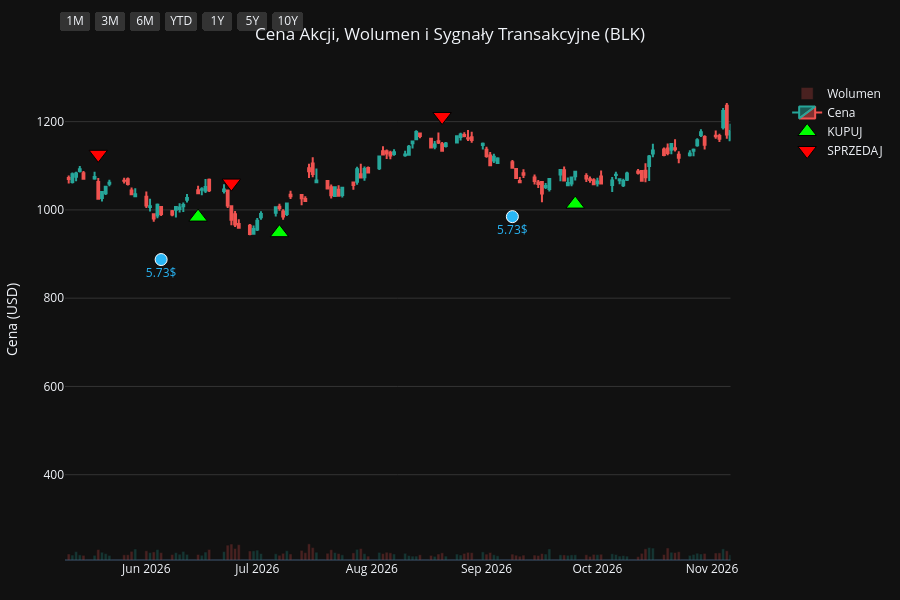
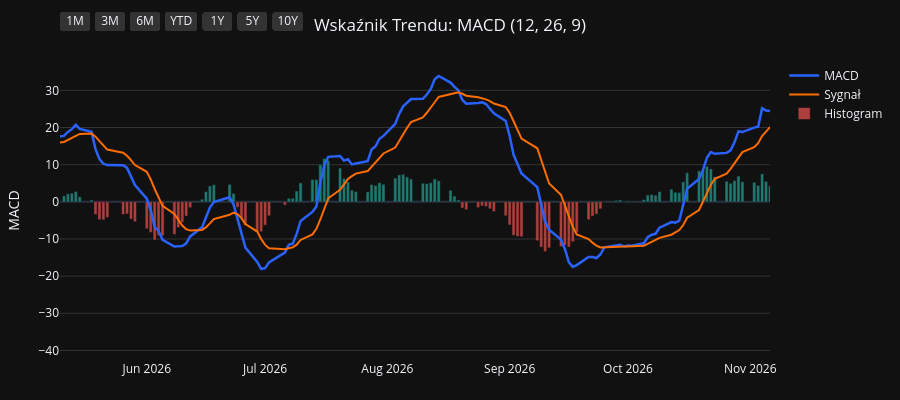
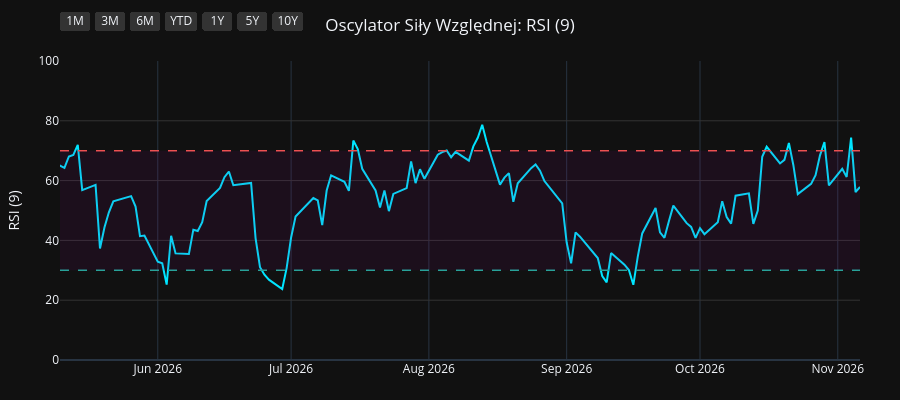
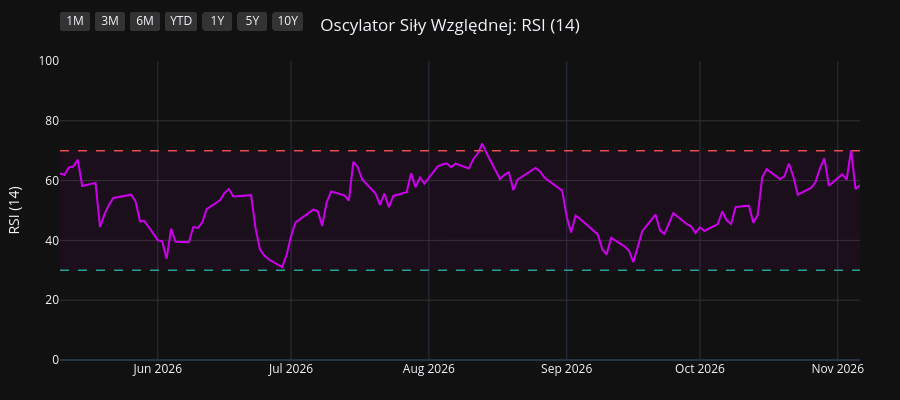

Notebook cell for these charts, in order:
### Code cell
import os
import yfinance as yf
import pandas as pd
import pandas_ta as ta
import plotly.graph_objects as go
from plotly.subplots import make_subplots

# 1. Pobranie i przygotowanie danych
symbol = os.environ.get("STOCK_TICKER", "").strip().upper()
if not symbol:
    raise RuntimeError("Set STOCK_TICKER before running price_extractor.ipynb")
df = yf.Ticker(symbol).history(period="10y")
df.index = df.index.tz_localize(None)

# Wskaźniki i sygnały
df.ta.macd(fast=12, slow=26, signal=9, append=True)
df.ta.rsi(length=9, append=True)
df.ta.rsi(length=14, append=True)
df.ta.rsi(length=21, append=True)
df.dropna(inplace=True)

macd = df['MACD_12_26_9']
signal = df['MACDs_12_26_9']
wczorajszy_macd = macd.shift(1)
wczorajszy_signal = signal.shift(1)

df['Decyzja'] = 'BRAK'
df.loc[(macd > signal) & (wczorajszy_macd <= wczorajszy_signal), 'Decyzja'] = 'KUPUJ'
df.loc[(macd < signal) & (wczorajszy_macd >= wczorajszy_signal), 'Decyzja'] = 'SPRZEDAJ'

df_kupuj = df[df['Decyzja'] == 'KUPUJ']
df_sprzedaj = df[df['Decyzja'] == 'SPRZEDAJ']
df_dywidendy = df[df['Dividends'] > 0]
df_splity = df[df['Stock Splits'] > 0]

# Wspólna konfiguracja osi X
konfiguracja_osi_x = dict(
    type="date",
    showspikes=True, spikemode="across", spikesnap="cursor", spikedash="dot", spikecolor="#ffffff", spikethickness=1, hoverformat="%Y-%m-%d",
    rangeselector=dict(
        buttons=list([
            dict(count=1, label="1M", step="month", stepmode="backward"),
            dict(count=3, label="3M", step="month", stepmode="backward"),
            dict(count=6, label="6M", step="month", stepmode="backward"),
            dict(count=1, label="YTD", step="year", stepmode="todate"),
            dict(count=1, label="1Y", step="year", stepmode="backward"),
            dict(count=5, label="5Y", step="year", stepmode="backward"),
            dict(step="all", label="10Y")
        ]),
        bgcolor="#333333", activecolor="#2962ff", x=0, y=1.1
    )
)

# ==========================================
# WYKRES 1: CENA + WOLUMEN + SYGNAŁY
# ==========================================
fig1 = make_subplots(specs=[[{"secondary_y": True}]])

kolory_wolumenu = ['#26a69a' if row['Close'] >= row['Open'] else '#ef5350' for index, row in df.iterrows()]
fig1.add_trace(go.Bar(x=df.index, y=df['Volume'], marker_color=kolory_wolumenu, opacity=0.25, name='Wolumen'), secondary_y=True)
fig1.add_trace(go.Candlestick(x=df.index, open=df['Open'], high=df['High'], low=df['Low'], close=df['Close'], name='Cena', increasing_line_color='#26a69a', decreasing_line_color='#ef5350'), secondary_y=False)
fig1.add_trace(go.Scatter(x=df_kupuj.index, y=df_kupuj['Low'] * 0.95, customdata=df_kupuj[['Low', 'High']], mode='markers', marker=dict(symbol='triangle-up', size=16, color='#00ff00', line=dict(width=1, color='black')), name='KUPUJ', hovertemplate='KUPUJ<br>Najniższa: %{customdata[0]:.2f}<br>Najwyższa: %{customdata[1]:.2f}<extra></extra>'), secondary_y=False)
fig1.add_trace(go.Scatter(x=df_sprzedaj.index, y=df_sprzedaj['High'] * 1.05, customdata=df_sprzedaj[['Low', 'High']], mode='markers', marker=dict(symbol='triangle-down', size=16, color='#ff0000', line=dict(width=1, color='black')), name='SPRZEDAJ', hovertemplate='SPRZEDAJ<br>Najniższa: %{customdata[0]:.2f}<br>Najwyższa: %{customdata[1]:.2f}<extra></extra>'), secondary_y=False)

if not df_dywidendy.empty:
    fig1.add_trace(go.Scatter(x=df_dywidendy.index, y=df_dywidendy['Low'] * 0.90, mode='markers+text', marker=dict(symbol='circle', size=12, color='#29b6f6', line=dict(width=1, color='white')), text=df_dywidendy['Dividends'].apply(lambda x: f"{x}$"), textposition="bottom center", name='Dywidenda', showlegend=False, hovertemplate='Dywidenda: %{text}<extra></extra>', textfont=dict(color="#29b6f6")), secondary_y=False)
if not df_splity.empty:
                    fig1.add_trace(go.Scatter(x=df_splity.index, y=df_splity['High'], mode='markers+text', marker=dict(symbol='star', size=16, color='#ffee58', line=dict(width=1, color='black')), text=df_splity['Stock Splits'].apply(lambda x: f"{x:g}:1" if x >= 1 else f"1:{1 / x:g}"), textposition="top center", name='Split', hovertemplate='%{text}<extra></extra>', textfont=dict(color="#ffee58")), secondary_y=False)

fig1.update_layout(title=dict(text=f"Cena Akcji, Wolumen i Sygnały Transakcyjne ({symbol})", x=0.5, xanchor='center'), dragmode='pan', xaxis_rangeslider_visible=False, template='plotly_dark', height=600, hovermode='x unified', margin=dict(l=60, r=40, t=60, b=40))
fig1.update_xaxes(**konfiguracja_osi_x)
fig1.update_xaxes(range=[df.index.max() - pd.Timedelta(days=180), df.index.max()])
fig1.update_yaxes(title_text="Cena (USD)", secondary_y=False, gridcolor='#333333')
fig1.update_yaxes(range=[0, df['Volume'].max() * 4], showgrid=False, showticklabels=False, secondary_y=True)
fig1.show(config={'scrollZoom': True})

# ==========================================
# WYKRES 2: WSKAŹNIK MACD
# ==========================================
fig2 = go.Figure()
fig2.add_trace(go.Scatter(x=df.index, y=df['MACD_12_26_9'], line=dict(color='#2962ff', width=2.5), name='MACD'))
fig2.add_trace(go.Scatter(x=df.index, y=df['MACDs_12_26_9'], line=dict(color='#ff6d00', width=2), name='Sygnał'))
kolory_macd = ['#26a69a' if val >= 0 else '#ef5350' for val in df['MACDh_12_26_9']]
fig2.add_trace(go.Bar(x=df.index, y=df['MACDh_12_26_9'], marker_color=kolory_macd, name='Histogram', opacity=0.7))
fig2.update_layout(title=dict(text="Wskaźnik Trendu: MACD (12, 26, 9)", x=0.5, xanchor='center'), dragmode='pan', xaxis_rangeslider_visible=False, template='plotly_dark', height=400, hovermode='x unified', margin=dict(l=60, r=40, t=60, b=40))
fig2.update_xaxes(**konfiguracja_osi_x)
fig2.update_xaxes(range=[df.index.max() - pd.Timedelta(days=180), df.index.max()])
fig2.update_yaxes(title_text="MACD", gridcolor='#333333')
fig2.show(config={'scrollZoom': True})

# ==========================================
# WYKRES 3: OSCYLATOR RSI (9)
# ==========================================
fig3 = go.Figure()
fig3.add_trace(go.Scatter(x=df.index, y=df['RSI_9'], line=dict(color='#00e5ff', width=2), name='RSI (9)'))
fig3.add_hline(y=70, line_dash="dash", line_color="#ef5350", line_width=1.5)
fig3.add_hline(y=30, line_dash="dash", line_color="#26a69a", line_width=1.5)
fig3.add_hrect(y0=30, y1=70, line_width=0, fillcolor="purple", opacity=0.1)
fig3.update_layout(title=dict(text="Oscylator Siły Względnej: RSI (9)", x=0.5, xanchor='center'), dragmode='pan', xaxis_rangeslider_visible=False, template='plotly_dark', height=400, hovermode='x unified', margin=dict(l=60, r=40, t=60, b=40))
fig3.update_xaxes(**konfiguracja_osi_x)
fig3.update_xaxes(range=[df.index.max() - pd.Timedelta(days=180), df.index.max()])
fig3.update_yaxes(title_text="RSI (9)", range=[0, 100], gridcolor='#333333')
fig3.show(config={'scrollZoom': True})

# ==========================================
# WYKRES 4: OSCYLATOR RSI (14)
# ==========================================
fig4 = go.Figure()
fig4.add_trace(go.Scatter(x=df.index, y=df['RSI_14'], line=dict(color='#d500f9', width=2), name='RSI (14)'))
fig4.add_hline(y=70, line_dash="dash", line_color="#ef5350", line_width=1.5)
fig4.add_hline(y=30, line_dash="dash", line_color="#26a69a", line_width=1.5)
fig4.add_hrect(y0=30, y1=70, line_width=0, fillcolor="purple", opacity=0.1)
fig4.update_layout(title=dict(text="Oscylator Siły Względnej: RSI (14)", x=0.5, xanchor='center'), dragmode='pan', xaxis_rangeslider_visible=False, template='plotly_dark', height=400, hovermode='x unified', margin=dict(l=60, r=40, t=60, b=40))
fig4.update_xaxes(**konfiguracja_osi_x)
fig4.update_xaxes(range=[df.index.max() - pd.Timedelta(days=180), df.index.max()])
fig4.update_yaxes(title_text="RSI (14)", range=[0, 100], gridcolor='#333333')
fig4.show(config={'scrollZoom': True})

# ==========================================
# WYKRES 5: OSCYLATOR RSI (21)
# ==========================================
fig5 = go.Figure()
fig5.add_trace(go.Scatter(x=df.index, y=df['RSI_21'], line=dict(color='#64dd17', width=2), name='RSI (21)'))
fig5.add_hline(y=70, line_dash="dash", line_color="#ef5350", line_width=1.5)
fig5.add_hline(y=30, line_dash="dash", line_color="#26a69a", line_width=1.5)
fig5.add_hrect(y0=30, y1=70, line_width=0, fillcolor="purple", opacity=0.1)
fig5.update_layout(title=dict(text="Oscylator Siły Względnej: RSI (21)", x=0.5, xanchor='center'), dragmode='pan', xaxis_rangeslider_visible=False, template='plotly_dark', height=400, hovermode='x unified', margin=dict(l=60, r=40, t=60, b=40))
fig5.update_xaxes(**konfiguracja_osi_x)
fig5.update_xaxes(range=[df.index.max() - pd.Timedelta(days=180), df.index.max()])
fig5.update_yaxes(title_text="RSI (21)", range=[0, 100], gridcolor='#333333')
fig5.show(config={'scrollZoom': True})

### Figure 1 — Plotly figure (JSON) as saved in the notebook; plotly's stock layout.template omitted (floating-point values rounded to 4 significant figures; data arrays with more than 128 entries replaced by an {"elided": "..."} marker saying what was removed)
{"data": [{"marker": {"color": {"elided": "2481 str values"}}, "name": "Wolumen", "opacity": 0.25, "type": "bar", "x": {"elided": "2481 str values"}, "xaxis": "x", "y": {"elided": "2481 int values"}, "yaxis": "y2"}, {"close": {"elided": "2481 float values"}, "decreasing": {"line": {"color": "#ef5350"}}, "high": {"elided": "2481 float values"}, "increasing": {"line": {"color": "#26a69a"}}, "low": {"elided": "2481 float values"}, "name": "Cena", "open": {"elided": "2481 float values"}, "type": "candlestick", "x": {"elided": "2481 str values"}, "xaxis": "x", "yaxis": "y"}, {"customdata": {"elided": "98x2 float values"}, "hovertemplate": "KUPUJ<br>Najniższa: %{customdata[0]:.2f}<br>Najwyższa: %{customdata[1]:.2f}<extra></extra>", "marker": {"color": "#00ff00", "line": {"color": "black", "width": 1}, "size": 16, "symbol": "triangle-up"}, "mode": "markers", "name": "KUPUJ", "type": "scatter", "x": ["2017-01-25T00:00:00", "2017-02-10T00:00:00", "2017-03-31T00:00:00", "2017-04-24T00:00:00", "2017-05-15T00:00:00", "2017-07-13T00:00:00", "2017-09-01T00:00:00", "2017-09-08T00:00:00", "2017-11-24T00:00:00", "2017-12-18T00:00:00", "2018-01-09T00:00:00", "2018-02-23T00:00:00", "2018-03-05T00:00:00", "2018-04-27T00:00:00", "2018-05-04T00:00:00", "2018-06-06T00:00:00", "2018-07-12T00:00:00", "2018-08-22T00:00:00", "2018-10-02T00:00:00", "2018-10-31T00:00:00", "2018-12-28T00:00:00", "2019-02-12T00:00:00", "2019-04-02T00:00:00", "2019-06-06T00:00:00", "2019-08-29T00:00:00", "2019-10-15T00:00:00", "2019-12-16T00:00:00", "2020-01-10T00:00:00", "2020-01-30T00:00:00", "2020-02-06T00:00:00", "2020-03-26T00:00:00", "2020-05-07T00:00:00", "2020-05-18T00:00:00", "2020-07-15T00:00:00", "2020-08-13T00:00:00", "2020-08-17T00:00:00", "2020-08-28T00:00:00", "2020-09-02T00:00:00", "2020-09-29T00:00:00", "2020-11-05T00:00:00", "2021-01-06T00:00:00", "2021-03-09T00:00:00", "2021-05-05T00:00:00", "2021-05-26T00:00:00", "2021-07-02T00:00:00", "2021-08-04T00:00:00", "2021-10-13T00:00:00", "2021-12-13T00:00:00", "2021-12-16T00:00:00", "2021-12-27T00:00:00", "2022-02-01T00:00:00", "2022-03-03T00:00:00", "2022-03-14T00:00:00", "2022-05-17T00:00:00", "2022-06-24T00:00:00", "2022-07-19T00:00:00", "2022-10-14T00:00:00", "2023-01-04T00:00:00", "2023-01-06T00:00:00", "2023-01-26T00:00:00", "2023-02-02T00:00:00", "2023-03-21T00:00:00", "2023-05-18T00:00:00", "2023-07-11T00:00:00", "2023-08-29T00:00:00", "2023-10-17T00:00:00", "2023-11-01T00:00:00", "2023-12-13T00:00:00", "2024-02-12T00:00:00", "2024-02-20T00:00:00", "2024-03-28T00:00:00", "2024-04-29T00:00:00", "2024-06-17T00:00:00", "2024-08-16T00:00:00", "2024-08-23T00:00:00", "2024-09-17T00:00:00", "2024-10-11T00:00:00", "2024-11-06T00:00:00", "2024-12-10T00:00:00", "2025-01-21T00:00:00", "2025-03-06T00:00:00", "2025-03-17T00:00:00", "2025-04-17T00:00:00", "2025-04-22T00:00:00", "2025-06-25T00:00:00", "2025-07-17T00:00:00", "2025-07-25T00:00:00", "2025-08-13T00:00:00", "2025-09-17T00:00:00", "2025-10-14T00:00:00", "2025-11-28T00:00:00", "2026-01-15T00:00:00", "2026-02-20T00:00:00", "2026-02-25T00:00:00", "2026-03-23T00:00:00", "2026-06-15T00:00:00", "2026-07-07T00:00:00", "2026-09-25T00:00:00"], "xaxis": "x", "y": [286.9, 283.9, 287.0, 288.9, 289.8, 329.3, 320.2, 314.2, 364.9, 394.1, 404.4, 414.7, 406.6, 399.8, 388.9, 414.3, 385.2, 365.6, 366.9, 316.6, 302.4, 325.9, 344.2, 347.5, 332.1, 349.3, 405.2, 412.6, 427.5, 437.6, 330.3, 401.8, 419.1, 459.3, 481.1, 482.0, 485.5, 487.2, 455.6, 544.2, 593.7, 587.0, 699.6, 725.8, 738.0, 734.0, 717.0, 772.8, 774.7, 771.0, 693.7, 616.8, 590.9, 509.2, 541.8, 519.8, 472.8, 620.3, 617.7, 648.8, 663.5, 576.7, 568.8, 617.3, 596.8, 559.5, 540.0, 675.2, 713.5, 704.5, 748.0, 680.3, 694.0, 787.0, 785.5, 815.8, 877.8, 911.4, 957.9, 919.3, 868.9, 859.5, 797.6, 796.1, 925.8, 997.1, 1035.0, 1063.0, 1039.0, 1056.0, 970.9, 1052.0, 998.3, 992.1, 907.0, 983.7, 948.4, 1013.0], "yaxis": "y"}, {"customdata": {"elided": "97x2 float values"}, "hovertemplate": "SPRZEDAJ<br>Najniższa: %{customdata[0]:.2f}<br>Najwyższa: %{customdata[1]:.2f}<extra></extra>", "marker": {"color": "#ff0000", "line": {"color": "black", "width": 1}, "size": 16, "symbol": "triangle-down"}, "mode": "markers", "name": "SPRZEDAJ", "type": "scatter", "x": ["2017-01-26T00:00:00", "2017-03-07T00:00:00", "2017-04-19T00:00:00", "2017-05-04T00:00:00", "2017-06-21T00:00:00", "2017-07-17T00:00:00", "2017-09-06T00:00:00", "2017-10-23T00:00:00", "2017-12-15T00:00:00", "2017-12-19T00:00:00", "2018-01-30T00:00:00", "2018-03-02T00:00:00", "2018-03-22T00:00:00", "2018-05-03T00:00:00", "2018-05-29T00:00:00", "2018-06-14T00:00:00", "2018-08-01T00:00:00", "2018-10-01T00:00:00", "2018-10-03T00:00:00", "2018-12-07T00:00:00", "2019-02-08T00:00:00", "2019-03-05T00:00:00", "2019-05-06T00:00:00", "2019-07-17T00:00:00", "2019-10-02T00:00:00", "2019-11-20T00:00:00", "2019-12-18T00:00:00", "2020-01-28T00:00:00", "2020-01-31T00:00:00", "2020-02-21T00:00:00", "2020-05-06T00:00:00", "2020-05-11T00:00:00", "2020-06-11T00:00:00", "2020-07-28T00:00:00", "2020-08-14T00:00:00", "2020-08-18T00:00:00", "2020-08-31T00:00:00", "2020-09-03T00:00:00", "2020-10-27T00:00:00", "2020-12-09T00:00:00", "2021-01-19T00:00:00", "2021-04-22T00:00:00", "2021-05-12T00:00:00", "2021-06-09T00:00:00", "2021-07-15T00:00:00", "2021-09-07T00:00:00", "2021-11-16T00:00:00", "2021-12-14T00:00:00", "2021-12-20T00:00:00", "2022-01-05T00:00:00", "2022-02-11T00:00:00", "2022-03-04T00:00:00", "2022-04-11T00:00:00", "2022-06-13T00:00:00", "2022-07-12T00:00:00", "2022-08-22T00:00:00", "2022-11-25T00:00:00", "2023-01-05T00:00:00", "2023-01-20T00:00:00", "2023-01-30T00:00:00", "2023-02-03T00:00:00", "2023-04-26T00:00:00", "2023-06-23T00:00:00", "2023-07-27T00:00:00", "2023-09-21T00:00:00", "2023-10-18T00:00:00", "2023-12-08T00:00:00", "2023-12-26T00:00:00", "2024-02-13T00:00:00", "2024-03-14T00:00:00", "2024-04-02T00:00:00", "2024-05-24T00:00:00", "2024-08-05T00:00:00", "2024-08-20T00:00:00", "2024-09-05T00:00:00", "2024-10-07T00:00:00", "2024-10-23T00:00:00", "2024-11-19T00:00:00", "2024-12-18T00:00:00", "2025-02-06T00:00:00", "2025-03-07T00:00:00", "2025-04-03T00:00:00", "2025-04-21T00:00:00", "2025-05-29T00:00:00", "2025-07-16T00:00:00", "2025-07-21T00:00:00", "2025-07-28T00:00:00", "2025-08-18T00:00:00", "2025-10-10T00:00:00", "2025-10-17T00:00:00", "2026-01-12T00:00:00", "2026-01-27T00:00:00", "2026-02-23T00:00:00", "2026-03-02T00:00:00", "2026-05-19T00:00:00", "2026-06-24T00:00:00", "2026-08-20T00:00:00"], "xaxis": "x", "y": [320.7, 322.3, 320.8, 321.2, 356.3, 361.1, 351.5, 403.5, 436.1, 440.4, 483.3, 456.5, 474.5, 437.2, 457.2, 455.6, 435.8, 410.5, 414.5, 355.3, 359.0, 380.7, 418.1, 419.6, 381.0, 437.2, 449.5, 476.9, 481.6, 504.7, 442.6, 447.6, 497.2, 520.3, 536.9, 539.0, 547.4, 552.0, 569.4, 656.2, 682.1, 747.5, 783.4, 820.9, 823.7, 870.1, 889.7, 855.4, 841.8, 864.7, 733.5, 682.3, 693.8, 574.6, 584.0, 665.2, 706.1, 689.2, 713.7, 728.7, 739.8, 640.5, 665.9, 729.3, 664.6, 623.6, 739.3, 799.9, 782.3, 821.0, 821.6, 785.3, 850.1, 873.2, 890.9, 963.8, 1016.0, 1052.0, 1074.0, 1036.0, 970.0, 944.7, 885.5, 997.0, 1112.0, 1136.0, 1152.0, 1167.0, 1214.0, 1209.0, 1127.0, 1163.0, 1145.0, 1111.0, 1126.0, 1061.0, 1212.0], "yaxis": "y"}, {"hovertemplate": "Dywidenda: %{text}<extra></extra>", "marker": {"color": "#29b6f6", "line": {"color": "white", "width": 1}, "size": 12, "symbol": "circle"}, "mode": "markers+text", "name": "Dywidenda", "showlegend": false, "text": ["2.5$", "2.5$", "2.5$", "2.5$", "2.88$", "2.88$", "3.13$", "3.13$", "3.3$", "3.3$", "3.3$", "3.3$", "3.63$", "3.63$", "3.63$", "3.63$", "4.13$", "4.13$", "4.13$", "4.13$", "4.88$", "4.88$", "4.88$", "4.88$", "5.0$", "5.0$", "5.0$", "5.0$", "5.1$", "5.1$", "5.1$", "5.1$", "5.21$", "5.21$", "5.21$", "5.21$", "5.73$", "5.73$", "5.73$"], "textfont": {"color": "#29b6f6"}, "textposition": "bottom center", "type": "scatter", "x": ["2017-03-02T00:00:00", "2017-06-01T00:00:00", "2017-08-31T00:00:00", "2017-12-01T00:00:00", "2018-03-06T00:00:00", "2018-06-06T00:00:00", "2018-09-06T00:00:00", "2018-12-06T00:00:00", "2019-03-05T00:00:00", "2019-06-05T00:00:00", "2019-09-04T00:00:00", "2019-12-05T00:00:00", "2020-03-04T00:00:00", "2020-06-04T00:00:00", "2020-09-03T00:00:00", "2020-12-03T00:00:00", "2021-03-04T00:00:00", "2021-06-03T00:00:00", "2021-09-03T00:00:00", "2021-12-06T00:00:00", "2022-03-04T00:00:00", "2022-06-03T00:00:00", "2022-09-06T00:00:00", "2022-12-06T00:00:00", "2023-03-06T00:00:00", "2023-06-07T00:00:00", "2023-09-07T00:00:00", "2023-12-06T00:00:00", "2024-03-06T00:00:00", "2024-06-07T00:00:00", "2024-09-09T00:00:00", "2024-12-05T00:00:00", "2025-03-07T00:00:00", "2025-06-05T00:00:00", "2025-09-05T00:00:00", "2025-12-05T00:00:00", "2026-03-06T00:00:00", "2026-06-05T00:00:00", "2026-09-08T00:00:00"], "xaxis": "x", "y": [278.9, 292.4, 299.7, 355.7, 393.6, 392.5, 346.6, 283.4, 322.9, 322.8, 313.5, 369.5, 369.8, 419.4, 448.3, 559.0, 534.4, 693.2, 744.7, 713.1, 560.7, 542.3, 530.0, 576.6, 570.4, 560.1, 572.4, 629.2, 699.6, 655.1, 751.9, 892.4, 801.7, 858.3, 959.2, 941.1, 844.8, 887.5, 984.8], "yaxis": "y"}], "layout": {"dragmode": "pan", "height": 600, "hovermode": "x unified", "margin": {"b": 40, "l": 60, "r": 40, "t": 60}, "title": {"text": "Cena Akcji, Wolumen i Sygnały Transakcyjne (BLK)", "x": 0.5, "xanchor": "center"}, "xaxis": {"anchor": "y", "domain": [0.0, 0.94], "hoverformat": "%Y-%m-%d", "range": ["2026-05-10T00:00:00", "2026-11-06T00:00:00"], "rangeselector": {"activecolor": "#2962ff", "bgcolor": "#333333", "buttons": [{"count": 1, "label": "1M", "step": "month", "stepmode": "backward"}, {"count": 3, "label": "3M", "step": "month", "stepmode": "backward"}, {"count": 6, "label": "6M", "step": "month", "stepmode": "backward"}, {"count": 1, "label": "YTD", "step": "year", "stepmode": "todate"}, {"count": 1, "label": "1Y", "step": "year", "stepmode": "backward"}, {"count": 5, "label": "5Y", "step": "year", "stepmode": "backward"}, {"label": "10Y", "step": "all"}], "x": 0, "y": 1.1}, "rangeslider": {"visible": false}, "showspikes": true, "spikecolor": "#ffffff", "spikedash": "dot", "spikemode": "across", "spikesnap": "cursor", "spikethickness": 1, "type": "date"}, "yaxis": {"anchor": "x", "domain": [0.0, 1.0], "gridcolor": "#333333", "title": {"text": "Cena (USD)"}}, "yaxis2": {"anchor": "x", "overlaying": "y", "range": [0, 47216400], "showgrid": false, "showticklabels": false, "side": "right"}}}

### Figure 2 — Plotly figure (JSON) as saved in the notebook; plotly's stock layout.template omitted (floating-point values rounded to 4 significant figures; data arrays with more than 128 entries replaced by an {"elided": "..."} marker saying what was removed)
{"data": [{"line": {"color": "#2962ff", "width": 2.5}, "name": "MACD", "type": "scatter", "x": {"elided": "2481 str values"}, "y": {"elided": "2481 float values"}}, {"line": {"color": "#ff6d00", "width": 2}, "name": "Sygnał", "type": "scatter", "x": {"elided": "2481 str values"}, "y": {"elided": "2481 float values"}}, {"marker": {"color": {"elided": "2481 str values"}}, "name": "Histogram", "opacity": 0.7, "type": "bar", "x": {"elided": "2481 str values"}, "y": {"elided": "2481 float values"}}], "layout": {"dragmode": "pan", "height": 400, "hovermode": "x unified", "margin": {"b": 40, "l": 60, "r": 40, "t": 60}, "title": {"text": "Wskaźnik Trendu: MACD (12, 26, 9)", "x": 0.5, "xanchor": "center"}, "xaxis": {"hoverformat": "%Y-%m-%d", "range": ["2026-05-10T00:00:00", "2026-11-06T00:00:00"], "rangeselector": {"activecolor": "#2962ff", "bgcolor": "#333333", "buttons": [{"count": 1, "label": "1M", "step": "month", "stepmode": "backward"}, {"count": 3, "label": "3M", "step": "month", "stepmode": "backward"}, {"count": 6, "label": "6M", "step": "month", "stepmode": "backward"}, {"count": 1, "label": "YTD", "step": "year", "stepmode": "todate"}, {"count": 1, "label": "1Y", "step": "year", "stepmode": "backward"}, {"count": 5, "label": "5Y", "step": "year", "stepmode": "backward"}, {"label": "10Y", "step": "all"}], "x": 0, "y": 1.1}, "rangeslider": {"visible": false}, "showspikes": true, "spikecolor": "#ffffff", "spikedash": "dot", "spikemode": "across", "spikesnap": "cursor", "spikethickness": 1, "type": "date"}, "yaxis": {"gridcolor": "#333333", "title": {"text": "MACD"}}}}

### Figure 3 — Plotly figure (JSON) as saved in the notebook; plotly's stock layout.template omitted (floating-point values rounded to 4 significant figures; data arrays with more than 128 entries replaced by an {"elided": "..."} marker saying what was removed)
{"data": [{"line": {"color": "#00e5ff", "width": 2}, "name": "RSI (9)", "type": "scatter", "x": {"elided": "2481 str values"}, "y": {"elided": "2481 float values"}}], "layout": {"dragmode": "pan", "height": 400, "hovermode": "x unified", "margin": {"b": 40, "l": 60, "r": 40, "t": 60}, "shapes": [{"line": {"color": "#ef5350", "dash": "dash", "width": 1.5}, "type": "line", "x0": 0, "x1": 1, "xref": "x domain", "y0": 70, "y1": 70, "yref": "y"}, {"line": {"color": "#26a69a", "dash": "dash", "width": 1.5}, "type": "line", "x0": 0, "x1": 1, "xref": "x domain", "y0": 30, "y1": 30, "yref": "y"}, {"fillcolor": "purple", "line": {"width": 0}, "opacity": 0.1, "type": "rect", "x0": 0, "x1": 1, "xref": "x domain", "y0": 30, "y1": 70, "yref": "y"}], "title": {"text": "Oscylator Siły Względnej: RSI (9)", "x": 0.5, "xanchor": "center"}, "xaxis": {"hoverformat": "%Y-%m-%d", "range": ["2026-05-10T00:00:00", "2026-11-06T00:00:00"], "rangeselector": {"activecolor": "#2962ff", "bgcolor": "#333333", "buttons": [{"count": 1, "label": "1M", "step": "month", "stepmode": "backward"}, {"count": 3, "label": "3M", "step": "month", "stepmode": "backward"}, {"count": 6, "label": "6M", "step": "month", "stepmode": "backward"}, {"count": 1, "label": "YTD", "step": "year", "stepmode": "todate"}, {"count": 1, "label": "1Y", "step": "year", "stepmode": "backward"}, {"count": 5, "label": "5Y", "step": "year", "stepmode": "backward"}, {"label": "10Y", "step": "all"}], "x": 0, "y": 1.1}, "rangeslider": {"visible": false}, "showspikes": true, "spikecolor": "#ffffff", "spikedash": "dot", "spikemode": "across", "spikesnap": "cursor", "spikethickness": 1, "type": "date"}, "yaxis": {"gridcolor": "#333333", "range": [0, 100], "title": {"text": "RSI (9)"}}}}

### Figure 4 — Plotly figure (JSON) as saved in the notebook; plotly's stock layout.template omitted (floating-point values rounded to 4 significant figures; data arrays with more than 128 entries replaced by an {"elided": "..."} marker saying what was removed)
{"data": [{"line": {"color": "#d500f9", "width": 2}, "name": "RSI (14)", "type": "scatter", "x": {"elided": "2481 str values"}, "y": {"elided": "2481 float values"}}], "layout": {"dragmode": "pan", "height": 400, "hovermode": "x unified", "margin": {"b": 40, "l": 60, "r": 40, "t": 60}, "shapes": [{"line": {"color": "#ef5350", "dash": "dash", "width": 1.5}, "type": "line", "x0": 0, "x1": 1, "xref": "x domain", "y0": 70, "y1": 70, "yref": "y"}, {"line": {"color": "#26a69a", "dash": "dash", "width": 1.5}, "type": "line", "x0": 0, "x1": 1, "xref": "x domain", "y0": 30, "y1": 30, "yref": "y"}, {"fillcolor": "purple", "line": {"width": 0}, "opacity": 0.1, "type": "rect", "x0": 0, "x1": 1, "xref": "x domain", "y0": 30, "y1": 70, "yref": "y"}], "title": {"text": "Oscylator Siły Względnej: RSI (14)", "x": 0.5, "xanchor": "center"}, "xaxis": {"hoverformat": "%Y-%m-%d", "range": ["2026-05-10T00:00:00", "2026-11-06T00:00:00"], "rangeselector": {"activecolor": "#2962ff", "bgcolor": "#333333", "buttons": [{"count": 1, "label": "1M", "step": "month", "stepmode": "backward"}, {"count": 3, "label": "3M", "step": "month", "stepmode": "backward"}, {"count": 6, "label": "6M", "step": "month", "stepmode": "backward"}, {"count": 1, "label": "YTD", "step": "year", "stepmode": "todate"}, {"count": 1, "label": "1Y", "step": "year", "stepmode": "backward"}, {"count": 5, "label": "5Y", "step": "year", "stepmode": "backward"}, {"label": "10Y", "step": "all"}], "x": 0, "y": 1.1}, "rangeslider": {"visible": false}, "showspikes": true, "spikecolor": "#ffffff", "spikedash": "dot", "spikemode": "across", "spikesnap": "cursor", "spikethickness": 1, "type": "date"}, "yaxis": {"gridcolor": "#333333", "range": [0, 100], "title": {"text": "RSI (14)"}}}}
